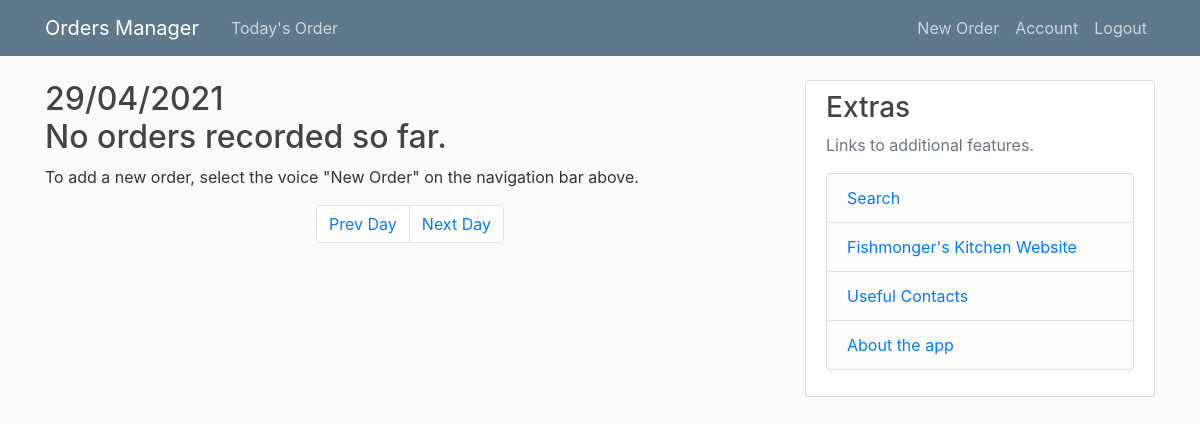
The page /home (signed in) on the database as committed earlier.
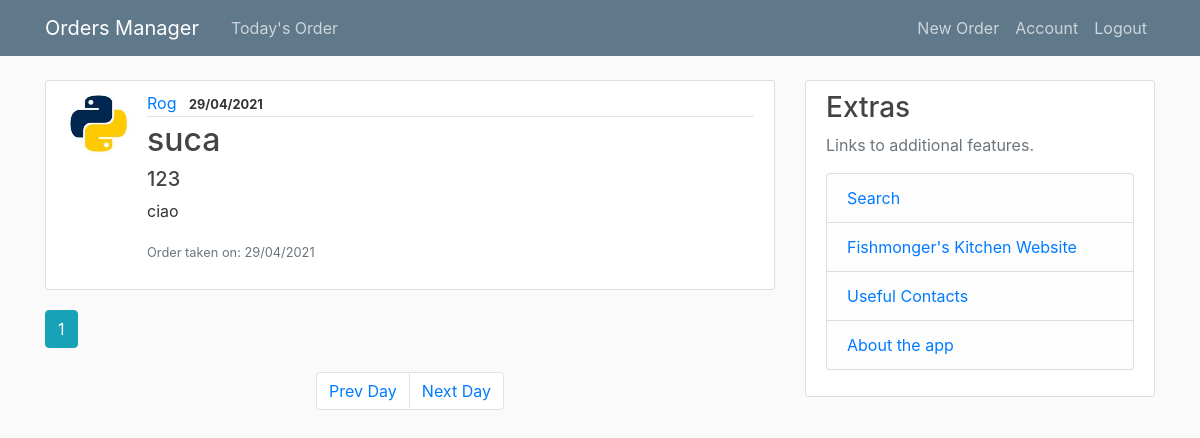
The same page on the database as committed later.
### orders_manager/models.py (models this page shows, shortened)
class Post(db.Model):
    id = db.Column(db.Integer, primary_key=True)
    name = db.Column(db.String(100), nullable=False)
    phone_number = db.Column(db.String, nullable=False)
    date = db.Column(db.String, nullable=False)
    order = db.Column(db.Text, nullable=False)
    post_code = db.Column(db.String, nullable=False)
    date_posted = db.Column(db.DateTime, nullable=False, default=datetime.utcnow)
    user_id = db.Column(db.Integer, db.ForeignKey('user.id'), nullable=False)

class User(db.Model, UserMixin):
    id = db.Column(db.Integer, primary_key=True)
    username = db.Column(db.String(20), unique=True, nullable=False)
    email = db.Column(db.String(120), unique=True, nullable=False)
    image_file = db.Column(db.String(20), nullable=False, default='default.jpg')
    password = db.Column(db.String(60), nullable=False)
    posts = db.relationship('Post', backref='author', lazy=True)

### orders_manager/main/routes.py (the view)
@main.route("/home", methods=['GET', 'POST'])
@login_required
def home():
    session['date'] = date.today().strftime("%d/%m/%Y")
    today = session.get('date')
    page = request.args.get('page', 1, type=int)
    posts = Post.query.filter_by(date=today).paginate(page=page, per_page=5)
    return render_template('home.html', posts=posts, date=today)

### orders_manager/models.py (called while the page is built)
@login_manager.user_loader
def load_user(user_id):
    return User.query.get(int(user_id))

### orders_manager/templates/home.html (shortened to what this page needs)
{% extends "layout.html" %}
{% block content %}
    {% if posts.items %}
      {% for post in posts.items %}
        <article class="media content-section">
          <img class="rounded-circle article-img" src="{{ url_for('static', filename='profile_pics/' + post.author.image_file) }}">
          <div class="media-body">
            <div class="article-metadata">
              <a class="mr-2" href="{{ url_for('users.user_posts', username=post.author.username) }}">{{ post.author.username }}</a>
              <small><b>{{ post.date }}</b></small>
            </div>
            <h2><a class="article-title" href="{{ url_for('posts.post', post_id=post.id) }}">{{ post.name }}</a></h2>
            <h5>{{ post.phone_number }}</h5>
            <p class="article-content">{{ post.order }}</p>
            <p><small class="text-muted">Order taken on: {{ post.date_posted.strftime('%d/%m/%Y') }}</small></p>
          </div>
        </article>
      {% endfor %}
    {% else %}
      <h2>{{ date }} <br> No orders recorded so far.</h2>
      <p>To add a new order, select the voice "New Order" on the navigation bar above.</p>
    {% endif %}
    {% for page_num in posts.iter_pages(left_edge=1, right_edge=1, left_current=1, right_current=2) %}
      {% if page_num %}
        {% if posts.page == page_num %}
          <a class="btn btn-info mb-4" href="{{ url_for('main.home', page=page_num) }}">{{ page_num }}</a>
        {% else %}
          <a class="btn btn-outline-info mb-4" href="{{ url_for('main.home', page=page_num) }}">{{ page_num }}</a>
        {% endif %}
      {% else %}
        ...
      {% endif %}
    {% endfor %}
    <nav aria-label="Date navigation">
      <ul class="pagination justify-content-center">
        <li class="page-item"><a class="page-link" href="{{ url_for('main.timeline', when='prev') }}">Prev Day</a></li>
        <li class="page-item"><a class="page-link" href="{{ url_for('main.timeline', when='next') }}">Next Day</a></li>
      </ul>
    </nav>
{% endblock content %}

Rows that differ between the two databases and show on the page:
added Post: image_file (picture), author.username "Rog", date "29/04/2021", name "suca", phone_number "123", order "ciao", date_posted "29/04/2021"
Other text that changed with them:
{{ date }}: "29/04/2021" → (not shown)
new list line: "1"
text no longer shown: "No orders recorded so far. To add a new order, select the voice \"New Order\" on the navigation bar above."
